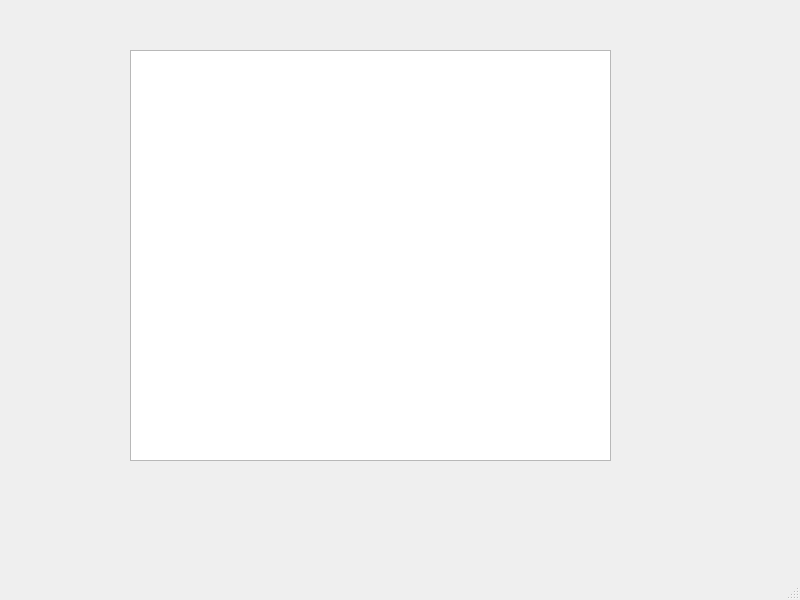
<?xml version="1.0" encoding="UTF-8"?>
<ui version="4.0">
 <class>MainWindow</class>
 <widget class="QMainWindow" name="MainWindow">
  <property name="geometry">
   <rect>
    <x>0</x>
    <y>0</y>
    <width>800</width>
    <height>600</height>
   </rect>
  </property>
  <property name="windowTitle">
   <string>MainWindow</string>
  </property>
  <widget class="QWidget" name="centralwidget">
   <widget class="QListWidget" name="listWidget">
    <property name="geometry">
     <rect>
      <x>130</x>
      <y>50</y>
      <width>481</width>
      <height>411</height>
     </rect>
    </property>
   </widget>
  </widget>
  <widget class="QMenuBar" name="menubar">
   <property name="geometry">
    <rect>
     <x>0</x>
     <y>0</y>
     <width>800</width>
     <height>22</height>
    </rect>
   </property>
  </widget>
  <widget class="QStatusBar" name="statusbar"/>
 </widget>
 <resources/>
 <connections/>
</ui>
